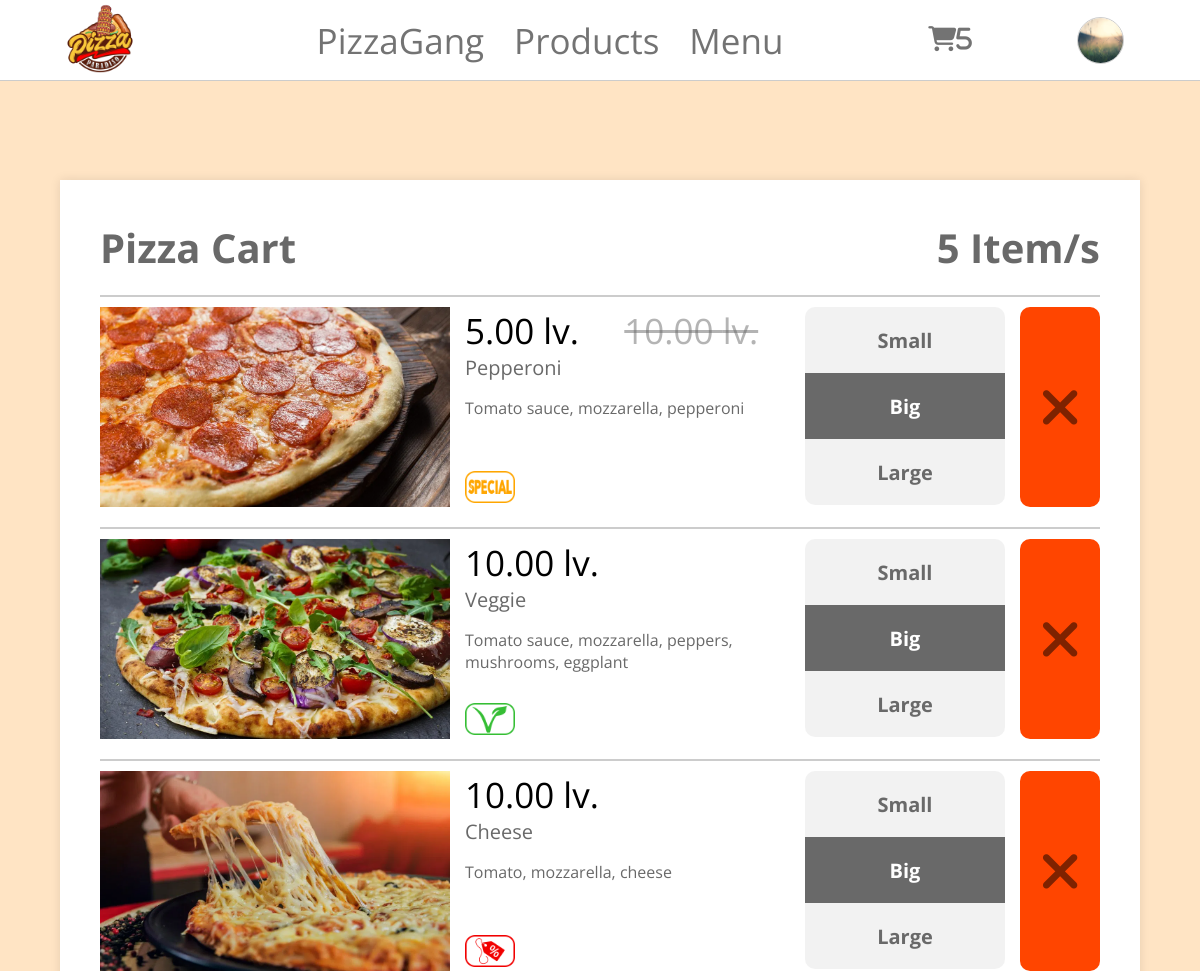
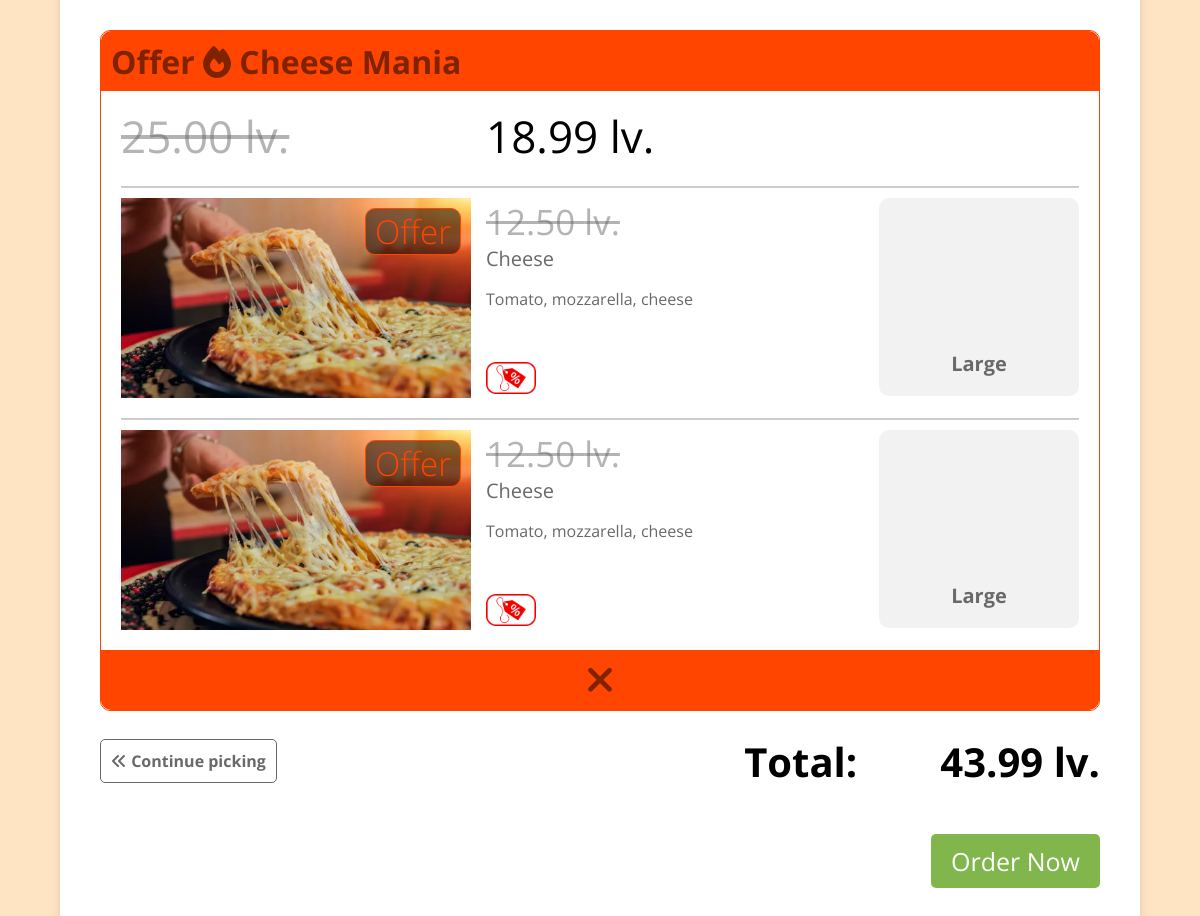
The app's page /cart/show/ (signed in), older data (2 pictures, top to bottom).
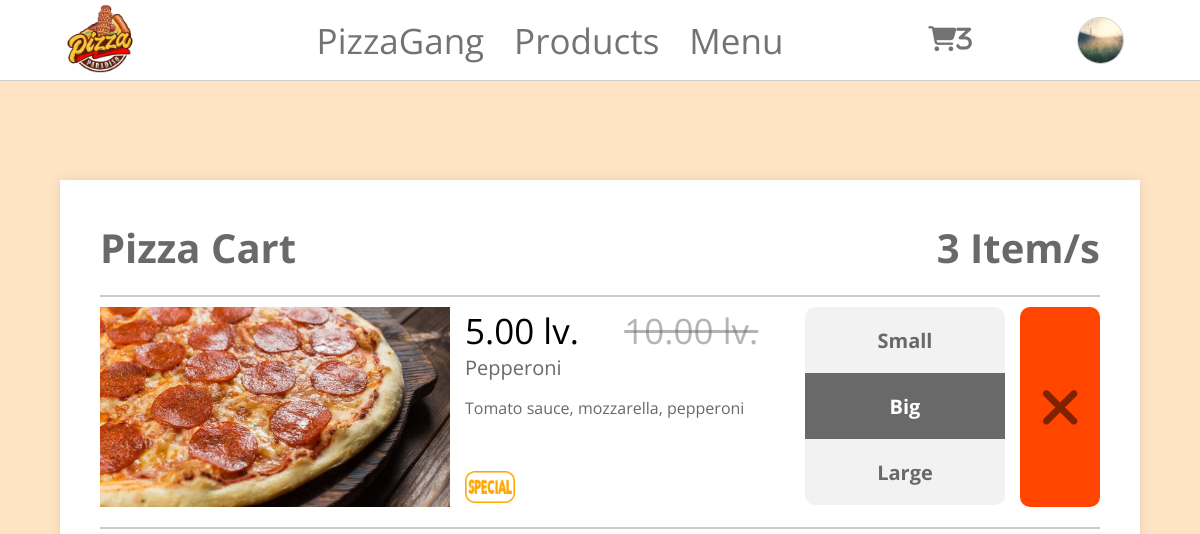
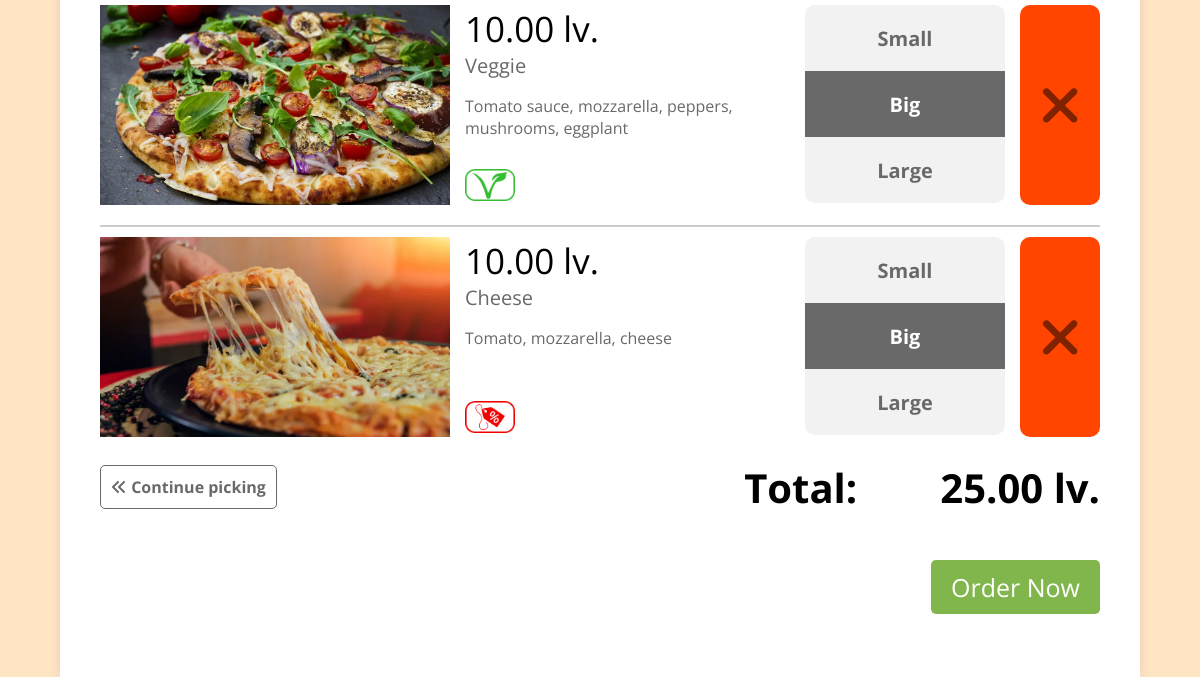
The same page, newer data (2 pictures, top to bottom).
### PizzaGang/main/models.py (models this page shows, shortened)
class Profile(models.Model):
    user = models.OneToOneField(User, on_delete=models.CASCADE)
    avatar = models.ImageField(upload_to='static/images/avatars/', null=True, blank=True)
    address = models.TextField(null=True, blank=True)
    phone_number = PhoneNumberField(null=True, blank=True)

class CartItem(models.Model):
    pizza = models.ForeignKey(Pizza, on_delete=models.CASCADE)
    quantity = models.IntegerField(default=1)
    cart = models.ForeignKey(Cart, on_delete=models.CASCADE, blank=True, null=True)
    offer = models.ForeignKey('Offer', on_delete=models.CASCADE, blank=True, null=True)
    final_price = models.FloatField(validators=[validate_positive], default=0.00)
    is_small = models.BooleanField(default=False)
    is_big = models.BooleanField(default=True)
    is_large = models.BooleanField(default=False)
    is_half_price = models.BooleanField(default=False)
    created_at = models.DateTimeField(auto_now_add=True)

class Pizza(models.Model):
    name = models.CharField(max_length=30)
    ingredients = models.TextField()
    image = models.ImageField(upload_to='static/images/pizza/')
    price = models.FloatField(validators=[validate_positive])
    is_special = models.BooleanField(blank=True, null=True)
    is_offer = models.BooleanField(blank=True, null=True)
    is_vege = models.BooleanField(blank=True, null=True)
    discount = models.IntegerField(blank=True, null=True)
    duplication_count = models.IntegerField(default=1)

class OfferItem(models.Model):
    cart = models.ForeignKey(Cart, on_delete=models.CASCADE)
    offer = models.ForeignKey(Offer, on_delete=models.CASCADE)

class Offer(models.Model):
    name = models.CharField(max_length=80, blank=True, null=True)
    image = models.ImageField(upload_to='static/images/offers/', blank=True, null=True)
    total_price = models.FloatField(validators=[validate_positive], default=0.00)
    final_price = models.FloatField(validators=[validate_positive], default=0.00)
    is_active = models.BooleanField(default=False)
    in_progress = models.BooleanField(default=True)

class Cart(models.Model):
    user = models.ForeignKey(User, on_delete=models.CASCADE)
    total_price = models.FloatField(validators=[validate_positive], default=0.00)

### PizzaGang/main/views.py (the view, shortened to what this page needs)
# urls.py: path('show/', ShowCartView, name='show_cart'),
def ShowCartView(request):
    user = request.user
    cart = get_object_or_404(Cart, user=user)
    cart_items = CartItem.objects.filter(cart=cart).order_by('created_at')
    offer_items = OfferItem.objects.filter(cart=cart)
    if cart_items.count() >= 2:
        cart_item = cart_items.order_by('pizza__price')[0]
        if not cart_item.is_half_price:
            cart_item.final_price = cart_item.final_price / 2
            cart_item.is_half_price = True
            cart_item.save()
    cart_total_price = 0
    for item in cart_items:
        cart_total_price += item.final_price
    for item in offer_items:
        cart_total_price += item.offer.final_price
    cart.total_price = cart_total_price
    cart.save()
    context = {
        'cart_items': cart_items,
        'cart_total_price': cart.total_price,
        'offer_items': offer_items
    }
    return render(request, 'cart/show_cart.html', context)

### PizzaGang/main/context_processors.py (called while the page is built)
def get_cart_items_count(request):
    cart_items_count = 0
    if request.user.is_authenticated:
        user = request.user
        cart = Cart.objects.get(user=user)
        pizza_items_count = CartItem.objects.filter(cart=cart).count()
        offer_items_count = 0
        offer_items = OfferItem.objects.filter(cart=cart)
        for offer_item in offer_items:
            offer_items_count += CartItem.objects.filter(offer=offer_item.offer).count()
        cart_items_count = pizza_items_count + offer_items_count
    return {'cart_items_count': cart_items_count, 'current_user': request.user}

### PizzaGang/main/templatetags/custom_filters.py (called while the page is built)
@register.filter
def multiply(value, arg):
    return value * arg

### templates/cart/show_cart.html (shortened to what this page needs)
{% extends 'base/base.html' %}
{% load static %}
{% load custom_filters %}
{% block head %}
    <link rel="stylesheet" href="{% static 'css/show_cart.css' %}">
{% endblock %}
{% block content %}
<div class="cart-main-container">
    <div class="header-cart">
        <h1>Pizza Cart</h1>
        <h1 class="items">{{ cart_items_count }} Item/s</h1>
    </div>
    {% for cart_item in cart_items %}
    <hr>
    <div class="cart-container">
        <div class="pizza-img">
            <img src="{{ cart_item.pizza.image.url }}" alt="pizza-img">
        </div>
        <div class="pizza-info">
            <div class="basic-info">
                <p class="price">
                    {{ cart_item.final_price|floatformat:2 }} lv.
                    {% if cart_item.is_half_price %}
                        &nbsp;&nbsp;&nbsp;&nbsp;<s>{{ cart_item.final_price|multiply:2|floatformat:2 }} lv.</s>
                    {% endif %}
                </p>
                <p class="name">{{ cart_item.pizza.name }}</p>
                <p class="ingres">{{ cart_item.pizza.ingredients }}</p>
            </div>
            <div class="show-cart-filters">
                {% if cart_item.pizza.is_offer %}
                    <img src="{% static 'images/icons/discount.png' %}" alt="pizza-offer-img">
                {% endif %}
                {% if cart_item.pizza.is_vege %}
                    <img src="{% static 'images/icons/vege.png' %}" alt="pizza-vege-img">
                {% endif %}
                {% if cart_item.pizza.is_special %}
                    <img src="{% static 'images/icons/special.png' %}" alt="pizza-special-img">
                {% endif %}
            </div>
        </div>
        <div class="choose-size">
            <form action="{% url 'select_item_size' cart_item.pk %}" method="post">
                {% if cart_item.is_small %}
                    <button class="small" style="background-color: dimgray; color: white" type="submit" name="small_button">Small</button>
                {% else %}
                    <button class="small" type="submit" name="small_button">Small</button>
                {% endif %}
                {% if cart_item.is_big %}
                    <button style="background-color: dimgray; color: white" type="submit" name="big_button">Big</button>
                {% else %}
                    <button type="submit" name="big_button">Big</button>
                {% endif %}
                {% if cart_item.is_large %}
                    <button class="large" style="background-color: dimgray; color: white" type="submit" name="large_button">Large</button>
                {% else %}
                    <button class="large" type="submit" name="large_button">Large</button>
                {% endif %}
            </form>
        </div>
        <div class="delete-item">
            <form action="{% url 'delete_from_cart' cart_item.pk %}" method="post">
                <button type="submit"><i class="fa-solid fa-xmark"></i></button>
            </form>
        </div>
    </div>
    {% endfor %}
    {% for offer_item in offer_items %}
        <div class="offer-item-container">
            <div class="offer-name-container">
                <h1>Offer <i class="fa-solid fa-fire"></i> {{ offer_item.offer.name|truncatechars:55 }}</h1>
            </div>
            <div class="offer-price-container">
                <p><s>{{ offer_item.offer.total_price|floatformat:2 }} lv.</s></p>
                <p>{{ offer_item.offer.final_price|floatformat:2 }} lv.</p>
            </div>
            {% for cart_item in offer_item.offer.cartitem_set.all %}
                <hr>
                <div class="cart-container" id="no-delete">
                    <div class="pizza-img">
                        <img src="{{ cart_item.pizza.image.url }}" alt="pizza-img">
                        <div class="duplication-container" id="no-dup-offer-container">
                            <p class="offer">Offer</p>
                        </div>
                    </div>
                    <div class="pizza-info">
                        <div class="basic-info">
                            <p class="price">
                                <s>{{ cart_item.final_price|floatformat:2 }} lv.</s>
                            </p>
                            <p class="name">{{ cart_item.pizza.name }}</p>
                            <p class="ingres">{{ cart_item.pizza.ingredients }}</p>
                        </div>
                        <div class="show-cart-filters">
                            {% if cart_item.pizza.is_offer %}
                                <img src="{% static 'images/icons/discount.png' %}" alt="pizza-offer-img">
                            {% endif %}
                        </div>
                    </div>
                    <div class="choose-size">
                        {% if cart_item.is_large %}
                            <button class="small" id="not"></button>
                            <button class="big" id="not"></button>
                            <button class="large" id="not">Large</button>
                        {% endif %}
                    </div>
                </div>
            {% endfor %}
            <div class="offer-item-delete-container">
                <a href="{% url 'delete_offer_item' offer_item.pk %}"><i class="fa-solid fa-xmark"></i></a>
            </div>
        </div>
    {% endfor %}
    <div class="continue-picking-container">
        <a href="{% url 'menu' %}" class="continue-picking"><i class="fa-solid fa-angles-left"></i>&nbsp;Continue picking</a>
        {% if cart_total_price > 0 %}
            <p>Total:&nbsp;&nbsp;&nbsp;&nbsp;&nbsp;&nbsp;&nbsp;&nbsp;{{ cart_total_price|floatformat:2 }} lv.</p>
        {% endif %}
    </div>
    {% if cart_total_price > 0 %}
        <div class="order-container">
            <div>
                <a href="{% url 'create_order' %}">Order Now</a>
            </div>
        </div>
    {% endif %}
</div>
{% endblock %}

### templates/base/base.html (shortened to what this page needs)
{% load static %}
<!DOCTYPE html>
<html lang="en">
<head>
    {% block head %}{% endblock %}
</head>
<body>
<div class="header">
    <div class="logo-container">
        <a href="{% url 'home' %}">
            <img src="{% static 'images/logo.png' %}" alt="logo">
        </a>
    </div>
    <div class="menu-container">
        <div>
            {% if in_about %}
                <a style="color: black; font-weight: bold" href="{% url 'about' %}">PizzaGang</a>
            {% else %}
                <a href="{% url 'about' %}">PizzaGang</a>
            {% endif %}
        </div>
        <div>
            {% if in_products %}
                <a style="color: black; font-weight: bold" href="{% url 'products' %}">Products</a>
            {% else %}
                <a href="{% url 'products' %}">Products</a>
            {% endif %}
        </div>
        <div>
            {% if in_menu %}
                <a style="color: black; font-weight: bold" href="{% url 'menu' %}">Menu</a>
            {% else %}
                <a href="{% url 'menu' %}">Menu</a>
            {% endif %}
        </div>
    </div>
    <div class="cart-container-base">
        {% if current_user.is_authenticated %}
            <a href="{% url 'show_cart' %}">
                {% if cart_items_count > 0 %}
                    <i class="fa-solid fa-cart-shopping fa-bounce">{{ cart_items_count }}</i>
                {% else %}
                    <i class="fa-solid fa-cart-shopping"></i>
                {% endif %}
            </a>
        {% endif %}
    </div>
    <div class="avatar-container">
        {% if current_user.is_authenticated %}
                <a href="{% url 'show_user' current_user.pk %}">
                    <div class="img-selector">
                        {% if current_user.profile.avatar %}
                            <img src="{{ current_user.profile.avatar.url }}" alt="avatar">
                        {% else %}
                            <img src="{% static 'images/avatars/default-avatar.jpg' %}" alt="default-avatar">
                        {% endif %}
                    </div>
                </a>
        {% else %}
            <a class="sign_in" href="{% url 'sign_in' %}">Sign In</a>
        {% endif %}
    </div>
</div>
{% block content %}
{% endblock %}
</body>
</html>

### static/css/show_cart.css (style rules this page uses)
h1 { margin: 0; }
hr { border: 1px solid rgba(0, 0, 0, 0.2); margin-top: 20px; margin-bottom: 10px; }
.cart-main-container { background-color: white; padding: 40px; width: 1000px; margin-right: auto; margin-left: auto; margin-top: 100px; box-shadow: 0 0 10px rgba(0, 0, 0, 0.1); }
.header-cart { position: relative; height: 55px; display: flex; align-content: center; }
.header-cart .items { position: absolute; right: 0; }
.header-cart h1 { color: dimgray; font-size: 40px; }
.cart-container { height: 200px; display: grid; grid-template-columns: 350px 1fr 200px 80px; column-gap: 15px; }
.cart-container .pizza-img img { height: 200px; width: 350px; object-fit: cover; }
.cart-container .pizza-img { position: relative; }
.cart-container .pizza-info { display: grid; grid-template-rows: 160px 40px; }
.basic-info .price { font-size: 35px; margin: 0; }
.price s { color: rgba(105, 105, 105, 0.5); }
.basic-info .name { color: dimgray; margin: 0; font-size: 20px; }
.basic-info .ingres { color: dimgray; margin: 16px 0 0 0; }
.cart-container .show-cart-filters { display: flex; align-items: center; column-gap: 5px; }
.cart-container .show-cart-filters img { width: 50px; }
.choose-size { height: 200px; }
.choose-size button { cursor: pointer; height: 66px; width: 100%; display: block; border: 0; font-size: 20px; font-weight: bold; color: dimgray; background-color: rgba(128, 128, 128, 0.1); transition: font-size 0.2s; }
.choose-size .small { border-radius: 10px 10px 0 0; }
.choose-size .large { border-radius: 0 0 10px 10px; }
.delete-item { position: relative; height: 200px; }
.delete-item button { cursor: pointer; position: absolute; top: 0; bottom: 0; left: 0; right: 0; border: 0; font-weight: bold; font-size: 70px; background-color: orangered; border-radius: 10px; display: flex; align-items: center; justify-content: center; }
.delete-item button i { font-size: 55px; opacity: 0.5; }
.continue-picking-container { position: relative; height: 100px; display: flex; align-items: center; }
.continue-picking { color: dimgray; font-weight: bold; text-decoration: none; padding: 10px; border-radius: 5px; border: 1px solid dimgray; }
.continue-picking-container p { margin: 0; position: absolute; right: 0; font-size: 40px; font-weight: bold; }
.order-container { position: relative; height: 100px; display: flex; align-items: center; }
.order-container div { position: absolute; right: 0; }
.order-container a { margin: 0; text-decoration: none; color: white; font-size: 25px; padding: 10px 20px 10px 20px; border-radius: 5px; background-color: rgb(129, 182, 76); }

Row changes from the older to the newer data that the page shows:
removed OfferItem: offer.name "Cheese Mania", offer.total_price "25.00", offer.final_price "18.99"
removed CartItem: pizza.image (picture), final_price "12.50", pizza.name "Cheese", pizza.ingredients "Tomato, mozzarella, cheese", is_large True (drawn), shown under "Cheese Mania"
removed CartItem: pizza.image (picture), final_price "12.50", pizza.name "Cheese", pizza.ingredients "Tomato, mozzarella, cheese", is_large True (drawn), shown under "Cheese Mania"
computed for Cart: total_price "43.99" → "25.00"
Text that changed along with them:
{{ cart_items_count }}: "5" → "3"
